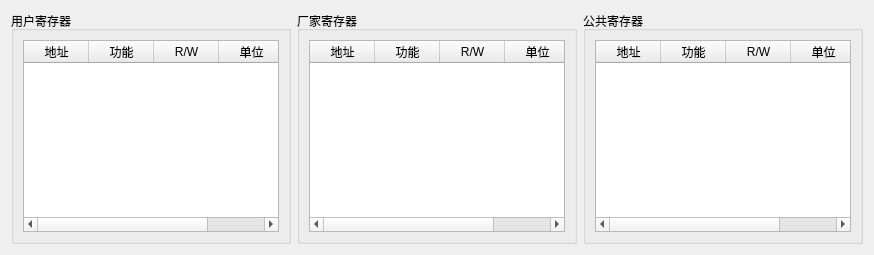
          <widget class="QWidget" name="tab_6">
           <attribute name="title">
            <string>移液臂</string>
           </attribute>
           <layout class="QHBoxLayout" name="horizontalLayout_16">
            <item>
             <widget class="QGroupBox" name="groupBox_9">
              <property name="title">
               <string>用户寄存器</string>
              </property>
              <layout class="QGridLayout" name="gridLayout_6">
               <item row="0" column="0">
                <widget class="QTableWidget" name="ArmUserRegtableWidget">
                 <property name="frameShape">
                  <enum>QFrame::Shape::StyledPanel</enum>
                 </property>
                 <property name="frameShadow">
                  <enum>QFrame::Shadow::Sunken</enum>
                 </property>
                 <property name="lineWidth">
                  <number>1</number>
                 </property>
                 <property name="gridStyle">
                  <enum>Qt::PenStyle::SolidLine</enum>
                 </property>
                 <property name="rowCount">
                  <number>0</number>
                 </property>
                 <attribute name="horizontalHeaderCascadingSectionResizes">
                  <bool>false</bool>
                 </attribute>
                 <attribute name="horizontalHeaderDefaultSectionSize">
                  <number>65</number>
                 </attribute>
                 <attribute name="verticalHeaderCascadingSectionResizes">
                  <bool>false</bool>
                 </attribute>
                 <column>
                  <property name="text">
                   <string>地址</string>
                  </property>
                 </column>
                 <column>
                  <property name="text">
                   <string>功能</string>
                  </property>
                 </column>
                 <column>
                  <property name="text">
                   <string>R/W</string>
                  </property>
                 </column>
                 <column>
                  <property name="text">
                   <string>单位</string>
                  </property>
                 </column>
                </widget>
               </item>
              </layout>
             </widget>
            </item>
            <item>
             <widget class="QGroupBox" name="groupBox_8">
              <property name="title">
               <string>厂家寄存器</string>
              </property>
              <layout class="QGridLayout" name="gridLayout_7">
               <item row="0" column="0">
                <widget class="QTableWidget" name="ArmFacRegtableWidget">
                 <property name="rowCount">
                  <number>0</number>
                 </property>
                 <attribute name="horizontalHeaderCascadingSectionResizes">
                  <bool>false</bool>
                 </attribute>
                 <attribute name="horizontalHeaderDefaultSectionSize">
                  <number>65</number>
                 </attribute>
                 <column>
                  <property name="text">
                   <string>地址</string>
                  </property>
                 </column>
                 <column>
                  <property name="text">
                   <string>功能</string>
                  </property>
                 </column>
                 <column>
                  <property name="text">
                   <string>R/W</string>
                  </property>
                 </column>
                 <column>
                  <property name="text">
                   <string>单位</string>
                  </property>
                 </column>
                </widget>
               </item>
              </layout>
             </widget>
            </item>
            <item>
             <widget class="QGroupBox" name="groupBox_10">
              <property name="title">
               <string>公共寄存器</string>
              </property>
              <layout class="QGridLayout" name="gridLayout_9">
               <item row="0" column="0">
                <widget class="QTableWidget" name="ArmCommonRegtableWidget">
                 <property name="frameShape">
                  <enum>QFrame::Shape::StyledPanel</enum>
                 </property>
                 <property name="frameShadow">
                  <enum>QFrame::Shadow::Sunken</enum>
                 </property>
                 <property name="lineWidth">
                  <number>1</number>
                 </property>
                 <property name="gridStyle">
                  <enum>Qt::PenStyle::SolidLine</enum>
                 </property>
                 <property name="rowCount">
                  <number>0</number>
                 </property>
                 <attribute name="horizontalHeaderCascadingSectionResizes">
                  <bool>false</bool>
                 </attribute>
                 <attribute name="horizontalHeaderDefaultSectionSize">
                  <number>65</number>
                 </attribute>
                 <attribute name="verticalHeaderCascadingSectionResizes">
                  <bool>false</bool>
                 </attribute>
                 <column>
                  <property name="text">
                   <string>地址</string>
                  </property>
                 </column>
                 <column>
                  <property name="text">
                   <string>功能</string>
                  </property>
                 </column>
                 <column>
                  <property name="text">
                   <string>R/W</string>
                  </property>
                 </column>
                 <column>
                  <property name="text">
                   <string>单位</string>
                  </property>
                 </column>
                </widget>
               </item>
              </layout>
             </widget>
            </item>
           </layout>
          </widget>
